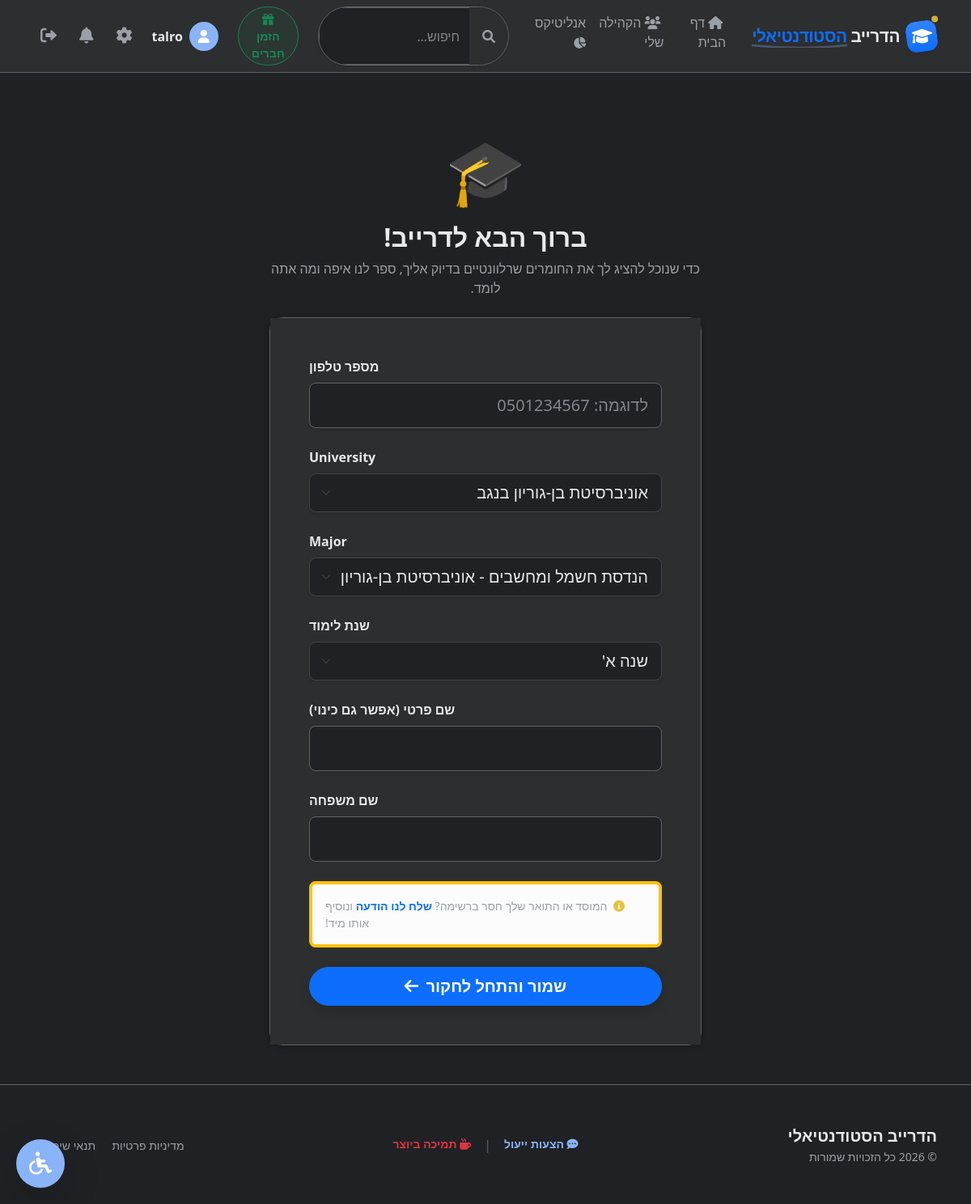
/complete-profile/ (signed in), run on an earlier commit of the app's database.
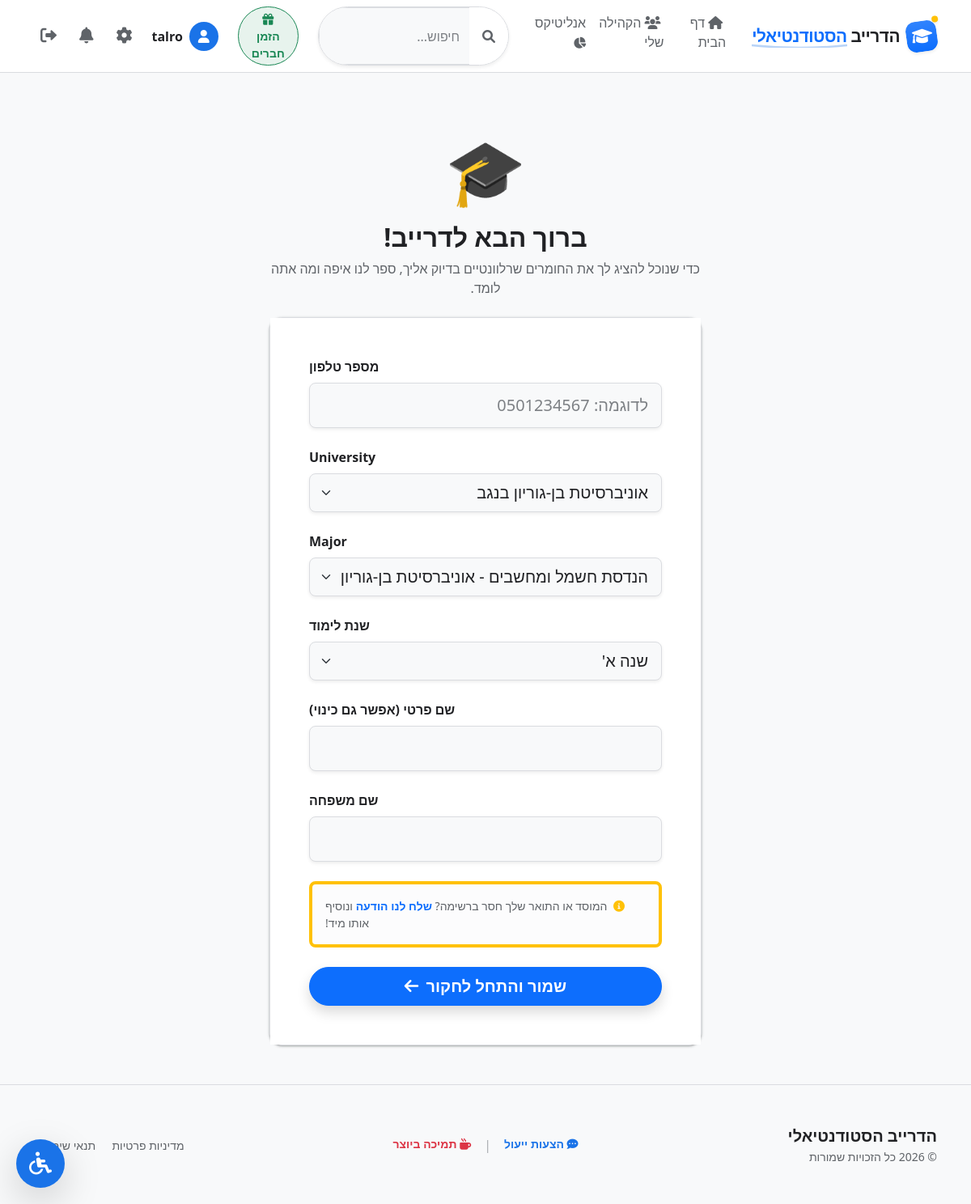
And on a later commit of the database.
### core/models.py (models this page shows, shortened)
class UserProfile(models.Model):
    user = models.OneToOneField(User, on_delete=models.CASCADE, related_name='profile')
    university = models.ForeignKey(University, on_delete=models.SET_NULL, null=True, blank=True)
    major = models.ForeignKey(Major, on_delete=models.SET_NULL, null=True, blank=True)
    YEAR_CHOICES = [(1, 'שנה א\''), (2, 'שנה ב\''), (3, 'שנה ג\''), (4, 'שנה ד\''), (5, 'שנה ה\' / תואר שני')]
    year = models.IntegerField(choices=YEAR_CHOICES, null=True, blank=True, verbose_name="שנת לימוד")
    bio = models.TextField(max_length=500, blank=True, verbose_name="קצת עלי (Bio)")
    profile_picture = models.ImageField(upload_to='profile_pics/', null=True, blank=True)
    phone_number = models.CharField(max_length=15, blank=True, null=True, verbose_name="מספר טלפון")
    drive_coins = models.PositiveIntegerField(default=0)
    THEME_CHOICES = [('light', 'יום (בהיר)'), ('dark', 'לילה (כהה)'), ('auto', 'אוטומטי')]
    LANGUAGE_CHOICES = [('he', 'עברית'), ('en', 'English')]
    VISIBILITY_CHOICES = [
        ('public', 'כולם יכולים לראות את הפרופיל שלי'),
        ('users_only', 'רק משתמשים מחוברים יכולים לראות'),
        ('private', 'אף אחד (פרופיל פרטי)')
    ]
    theme_preference = models.CharField(max_length=10, choices=THEME_CHOICES, default='auto', verbose_name="ערכת נושא")
    language_preference = models.CharField(max_length=10, choices=LANGUAGE_CHOICES, default='he', verbose_name="שפה")
    profile_visibility = models.CharField(max_length=20, choices=VISIBILITY_CHOICES, default='public',
                                          verbose_name="מי יכול לראות את הפרופיל שלי")
    show_coins_publicly = models.BooleanField(default=True)
    default_anonymous_upload = models.BooleanField(default=False, verbose_name="העלה קבצים באופן אנונימי כברירת מחדל")
    referral_code = models.CharField(max_length=12, unique=True, blank=True, null=True)
    referred_by = models.ForeignKey(User, on_delete=models.SET_NULL, null=True, blank=True, related_name='referrals')
    @property
    def pending_friend_requests(self):
        return self.user.received_requests.filter(status='pending')

### core/views.py (the view)
# urls.py: path('complete-profile/', views.complete_profile, name='complete_profile'),
@login_required
def complete_profile(request):
    profile = request.user.profile
    if request.method == 'POST':
        form = UserProfileForm(request.POST, instance=profile, user=request.user)
        if form.is_valid():
            user_profile = form.save()
            ref_code_session = request.session.get('referral_code')
            if ref_code_session and not user_profile.referred_by:
                try:
                    referrer_profile = UserProfile.objects.get(referral_code=ref_code_session)
                    referrer = referrer_profile.user
                    if referrer != request.user:
                        user_profile.referred_by = referrer
                        user_profile.drive_coins += 20  # בונוס לסטודנט החדש
                        referrer_profile.drive_coins += 50  # בונוס למי שהזמין
                        user_profile.save()
                        referrer_profile.save()
                        del request.session['referral_code']
                        messages.success(request,
                                         f"איזה כיף! קיבלת 20 מטבעות בונוס כי הוזמנת על ידי {referrer.username}")
                except UserProfile.DoesNotExist:
                    pass
            messages.success(request, "הפרופיל הושלם בהצלחה! ברוך הבא לקהילה. ✨")
            return redirect('home')
    else:
        form = UserProfileForm(instance=profile, user=request.user)
    return render(request, 'core/complete_profile.html', {'form': form})

### core/templates/core/complete_profile.html (shortened to what this page needs)
{% extends "core/base.html" %}
{% block content %}
<div class="container mt-5" dir="rtl">
    <div class="row justify-content-center">
        <div class="col-md-8 col-lg-6">
            <div class="text-center mb-4 animate__animated animate__fadeInDown">
                <div class="display-1 text-primary mb-3">🎓</div>
                <h2 class="fw-bold">ברוך הבא לדרייב!</h2>
                <p class="text-muted">כדי שנוכל להציג לך את החומרים שרלוונטיים בדיוק אליך, ספר לנו איפה ומה אתה לומד.</p>
            </div>
            <div class="card shadow-lg border-0 rounded-4 animate__animated animate__fadeInUp">
                <div class="card-body p-5 bg-white">
                    <form method="POST">
                        {% for field in form %}
                            <div class="mb-4 text-end" id="wrapper-{{ field.name }}">
                                <label class="form-label fw-bold text-dark">{{ field.label }}</label>
                                {{ field }}
                            </div>
                        {% endfor %}
                        <div class="alert alert-light border-warning border-start border-4 rounded-3 small text-muted p-3 mb-4 text-end">
                            <i class="fas fa-info-circle text-warning me-1"></i> המוסד או התואר שלך חסר ברשימה? <a href="{% url 'submit_feedback' %}" class="fw-bold text-decoration-none">שלח לנו הודעה</a> ונוסיף אותו מיד!
                        </div>
                        <button type="submit" class="btn btn-primary btn-lg w-100 fw-bold rounded-pill shadow">
                            שמור והתחל לחקור <i class="fas fa-arrow-left ms-1"></i>
                        </button>
                    </form>
                </div>
            </div>
        </div>
    </div>
</div>
{% endblock %}

### core/templates/core/base.html (shortened to what this page needs)
{% load static %}
<!DOCTYPE html>
<html lang="he" dir="rtl">
<head>
    <link href="https://cdn.jsdelivr.net/npm/bootstrap@5.3.0/dist/css/bootstrap.rtl.min.css" rel="stylesheet">
    <link rel="stylesheet" href="https://cdnjs.cloudflare.com/ajax/libs/font-awesome/6.0.0/css/all.min.css">
    <link rel="stylesheet" href="https://cdnjs.cloudflare.com/ajax/libs/animate.css/4.1.1/animate.min.css"/>
</head>
<body data-theme="{{ user.profile.theme_preference|default:'auto' }}">
    <nav class="navbar navbar-expand-lg sticky-top">
        <div class="container">
            <a class="navbar-brand d-flex align-items-center gap-2 fw-bold me-4 transition hover-scale" href="{% url 'home' %}">
                    <div class="d-flex align-items-center justify-content-center bg-primary bg-gradient shadow-sm position-relative" style="width: 38px; height: 38px; border-radius: 12px; transform: rotate(-8deg);">
                        <div class="position-absolute bg-warning rounded-circle shadow-sm" style="width: 8px; height: 8px; top: -4px; right: -4px;"></div>
                        <i class="fas fa-graduation-cap text-white fs-5" style="transform: rotate(8deg);"></i>
                    </div>
                    <span style="color: var(--gd-text); font-size: 1.3rem; letter-spacing: -0.5px;">
                        הדרייב <span class="text-primary position-relative">
                            הסטודנטיאלי
                            <svg class="position-absolute w-100 start-0 translate-middle-y" style="bottom: -4px; height: 6px; color: var(--gd-primary); opacity: 0.3;" viewBox="0 0 100 10" preserveAspectRatio="none">
                                <path d="M0 5 Q 50 15 100 5" fill="none" stroke="currentColor" stroke-width="4" stroke-linecap="round"/>
                            </svg>
                        </span>
                    </span>
                </a>
            <div class="collapse navbar-collapse" id="navbarNav">
                <ul class="navbar-nav mx-auto">
                    <li class="nav-item">
                        <a class="nav-link {% if request.resolver_match.url_name == 'home' %}active fw-bold{% endif %}" href="{% url 'home' %}">
                            <i class="fas fa-home ms-1"></i> דף הבית
                        </a>
                    </li>
                    <li class="nav-item">
                        <a class="nav-link {% if request.resolver_match.url_name == 'community_feed' %}active fw-bold text-primary{% endif %}" href="{% url 'community_feed' %}">
                            <i class="fas fa-users ms-1"></i> הקהילה שלי
                        </a>
                    </li>
                    <ul class="navbar-nav mx-auto">
                    {% if user.is_staff %}
                    <li class="nav-item"><a class="nav-link" href="{% url 'analytics' %}">אנליטיקס <i class="fas fa-chart-pie small"></i></a></li>
                    {% endif %}
                </ul>
                <form class="d-flex mx-lg-4 my-2 my-lg-0 flex-grow-1" action="{% url 'global_search' %}" method="GET" style="max-width: 400px;">
                    <div class="input-group shadow-sm rounded-pill overflow-hidden border">
                        <button class="btn bg-white border-0 text-muted px-3" type="submit">
                            <i class="fas fa-search"></i>
                        </button>
                        <input class="form-control border-0 bg-white" type="search" name="q" placeholder="חיפוש..." aria-label="Search" value="{{ request.GET.q }}" required>
                    </div>
                </form>
                <ul class="navbar-nav align-items-center gap-2 mt-3 mt-lg-0">
                    {% if user.is_authenticated %}
                        <li class="nav-item d-none d-lg-block me-2">
                            <a href="#" class="btn btn-sm rounded-pill fw-bold px-3 text-success" style="border: 1px solid var(--bs-success); background-color: rgba(25, 135, 84, 0.1);" data-bs-toggle="modal" data-bs-target="#shareModal">
                                <i class="fas fa-gift mx-1"></i> הזמן חברים
                            </a>
                        </li>
                    {% endif %}
                    {% if user.is_authenticated %}
                        <li class="nav-item">
                            <a href="{% url 'profile' %}" class="nav-link d-flex align-items-center gap-2 px-2" style="border-radius: 50px;">
                                {% if user.profile.profile_picture %}
                                    <img src="{{ user.profile.profile_picture.url }}" class="rounded-circle nav-profile-img shadow-sm">
                                {% else %}
                                    <div class="rounded-circle d-flex align-items-center justify-content-center" style="width: 36px; height: 36px; background-color: var(--gd-primary); color: white;">
                                        <i class="fas fa-user"></i>
                                    </div>
                                {% endif %}
                                <span class="notranslate fw-bold" style="color: var(--gd-text);">{{ user.username }}</span>
                            </a>
                        </li>
                        <li class="nav-item">
                            <a href="{% url 'settings' %}" class="nav-link" title="הגדרות">
                                <i class="fas fa-cog fs-5"></i>
                            </a>
                        </li>
                        <li class="nav-item dropdown mx-1 align-self-center">
                            <a class="nav-link position-relative" href="#" id="notificationsDropdown" role="button" data-bs-toggle="dropdown" aria-expanded="false" title="התראות">
                                <i class="fas fa-bell fs-5"></i>
                            </a>
                        </li>
                        <li class="nav-item">
                            <a class="nav-link text-danger" href="{% url 'account_logout' %}" title="התנתק">
                                <i class="fas fa-sign-out-alt fs-5"></i>
                            </a>
                        </li>
                    {% else %}
                        <li class="nav-item"><a class="nav-link fw-bold" href="{% url 'account_login' %}">התחברות</a></li>
                        <li class="nav-item mx-lg-2"><a class="btn rounded-pill fw-bold px-4" style="background-color: var(--gd-primary); color: white;" href="{% url 'account_signup' %}">הרשמה</a></li>
                    {% endif %}
                </ul>
            </div>
        </div>
    </nav>
    <main id="main-content" class="{% block container_class %}container{% endblock %} mb-5 mt-4">
        {% block content %}{% endblock %}
    </main>
    <footer class="footer py-5 mt-auto">
        <div class="container text-center">
            <div class="row align-items-center">
                <div class="col-md-4 text-md-start mb-3 mb-md-0">
                    <span class="fw-bold fs-5" style="color: var(--gd-text);">הדרייב הסטודנטיאלי</span>
                    <p class="text-muted mb-0 small">&copy; 2026 כל הזכויות שמורות</p>
                </div>
                <div class="col-md-4 mb-3 mb-md-0">
                    <div class="d-flex justify-content-center gap-3">
                        <a href="{% url 'submit_feedback' %}" class="text-decoration-none fw-bold small" style="color: var(--gd-primary);">
                            <i class="fas fa-comment-dots"></i> הצעות ייעול
                        </a>
                        <span class="text-muted opacity-50">|</span>
                        <a href="{% url 'donations' %}" class="text-decoration-none text-danger fw-bold small">
                            <i class="fas fa-mug-hot"></i> תמיכה ביוצר
                        </a>
                    </div>
                </div>
                <div class="col-md-4 text-md-end">
                    <a href="{% url 'privacy' %}" class="text-muted text-decoration-none small mx-2">מדיניות פרטיות</a>
                    <a href="{% url 'terms' %}" class="text-muted text-decoration-none small mx-2">תנאי שימוש</a>
                </div>
            </div>
        </div>
    </footer>
    <button id="a11y-toggle" class="btn rounded-circle shadow-lg d-flex justify-content-center align-items-center" style="background-color: var(--gd-primary); color: white;" aria-label="פתח תפריט נגישות">
        <i class="fas fa-wheelchair fs-3"></i>
    </button>
</body>
</html>

What changed in the data, as far as the page shows it:
changed UserProfile "אוניברסיטת בן-גוריון בנגב": theme_preference "dark" → "auto" (drawn)
